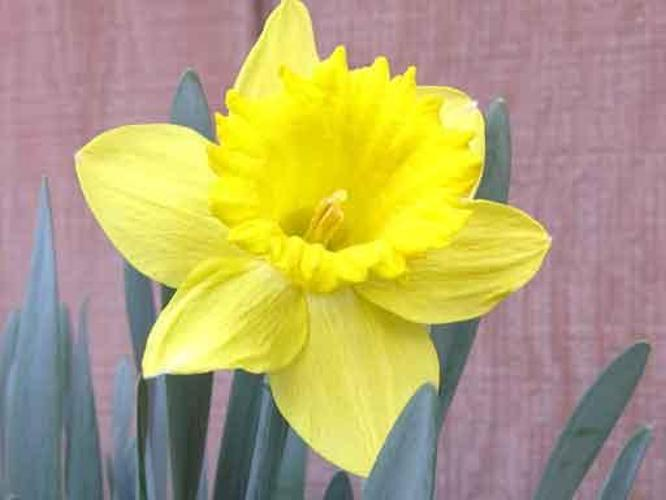
#> input picture Dataset/Dataset/input_images/easy/easy_1.jpg, 666 x 500 px
$ python main4.py
#> lines starting #> are read from the running program, lines starting #| are printed output that depends on the picture; after the words box and inside, x2 and y2 are one past the last pixel; in counts of white or black regions, pixels touching at a corner belong together; long printed decimals are rounded
import cv2
import numpy as np
import matplotlib.pyplot as plt
from skimage.metrics import structural_similarity as ssim


# Function to apply contrast stretching
def contrast_stretching(img):
    minval, maxval = np.min(img), np.max(img)
    stretched_img = ((img - minval) / (maxval - minval)) * 255
    return stretched_img


def calculate_ssim(image1, image2):
    # image3 = cv2.cvtColor(image1, cv2.COLOR_BGR2GRAY)
    similarity = ssim(image1, image2)
    return similarity

# Function to apply noise reduction
def noise_reduction(img):
    blurred_img = cv2.GaussianBlur(img, (9, 9), 100)
    return blurred_img


# Function to apply thresholding
def thresholding(img):
    _, binary_img = cv2.threshold(img, 33, 225, cv2.THRESH_BINARY)
    # binary_img[binary_img > 255] =
    return binary_img


# Function to segment the flower using color space conversion and thresholding
def segment_flower(image):
    # Convert to the HSV color space
    hsv_image = cv2.cvtColor(image, cv2.COLOR_BGR2HSV)
    # Use noise reduction
    hsv_image = noise_reduction(hsv_image)
    # Use only the hue value for segmentation
    hue_channel = hsv_image[:, :, 0]
    # Apply thresholding to the hue channel
    segmented_flower = thresholding(hue_channel)
    return segmented_flower.astype(np.uint8)


# Main processing function
def process_image(image_path, ground_truth_path):
    # Read the image and ground truth
    image = cv2.imread(image_path)
#> image is the input picture: shape (500, 666, 3); mean B, G, R 113.4, 165.4, 178.9
    ground_truth = cv2.imread(ground_truth_path, cv2.IMREAD_GRAYSCALE)
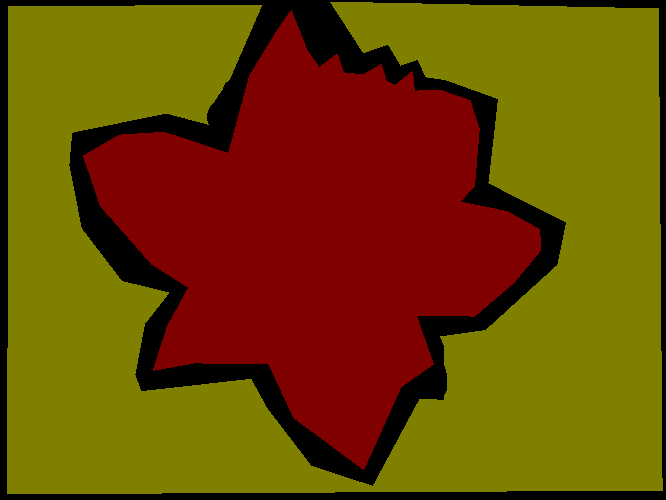
#> input picture Dataset/Dataset/ground_truths/easy/easy_1.png, 666 x 500 px
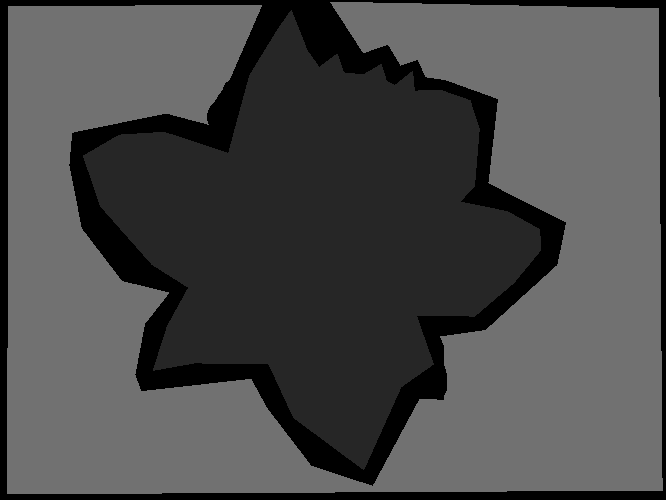
#> ground_truth: shape (500, 666); min 0, max 113, mean 73.6

    # Convert to grayscale
    gray_image = cv2.cvtColor(image, cv2.COLOR_BGR2GRAY)
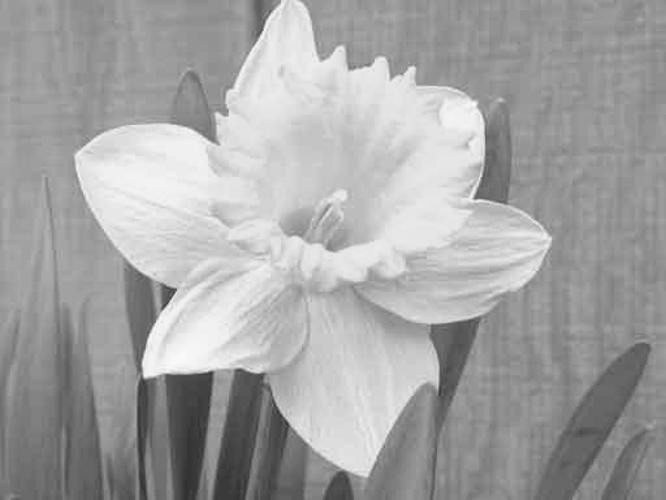
#> gray_image: shape (500, 666); min 48, max 250, mean 163.5

    # Noise reduction
    noise_reduced_image = noise_reduction(gray_image)

    # Contrast stretching
    contrast_stretched_image = contrast_stretching(noise_reduced_image)
#> in contrast_stretching, `minval, maxval = np.min(img), np.max(img)`: minval = 52; maxval = 248
#> in contrast_stretching, `stretched_img = ((img - minval) / (maxval - minval)) * 255`:
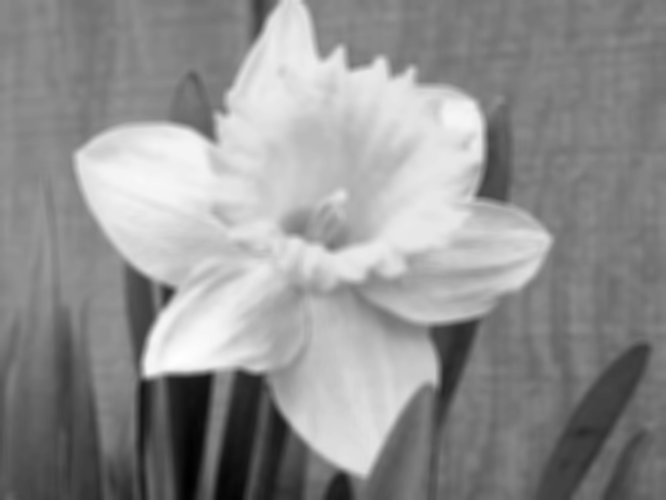
#> stretched_img: shape (500, 666) float64; min 0, max 255, mean 145.1

    # Convert to the HSV color space and extract the hue channel
    hsv_image = cv2.cvtColor(image, cv2.COLOR_BGR2HSV)
#> hsv_image: shape (500, 666, 3); mean H, S, V 101, 99.6, 184.4
    hue_channel = hsv_image[:, :, 0]
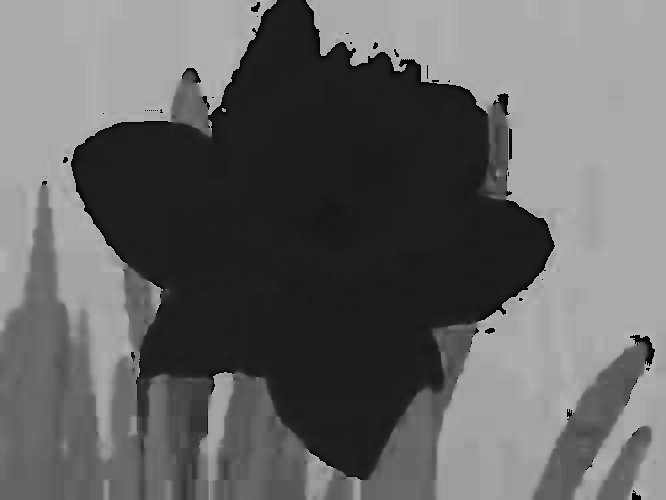
#> hue_channel: shape (500, 666); min 0, max 179, mean 101

    # Apply thresholding to create a binary image
    binary_thresholded_image = thresholding(hue_channel)
#> in thresholding, `_, binary_img = cv2.threshold(img, 33, 225, cv2.THRESH_BINARY)`:
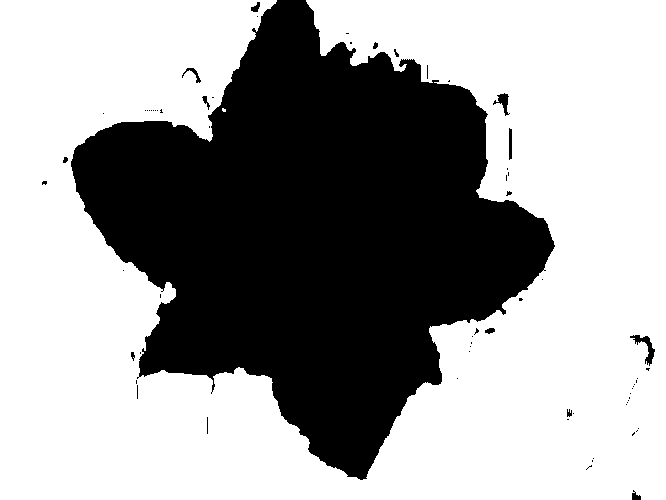
#> binary_img: shape (500, 666); values 0 (black) and 225 (white), 62.6% white; 68 black regions (54 under 20 px), largest, box (x1, y1, x2, y2) and area: (71, 0, 555, 480) 123621, (630, 335, 655, 366) 234, (493, 93, 510, 116) 150

    # inverted_ground_truth = 255 - ground_truth

    # Display the images
    plt.figure(figsize=(25, 20))

    plt.subplot(331)
    plt.imshow(cv2.cvtColor(image, cv2.COLOR_BGR2RGB))
    plt.title('Original Image')
    plt.axis('off')

    plt.subplot(332)
    plt.imshow(gray_image, cmap='gray')
    plt.title('Grayscale Image')
    plt.axis('off')

    plt.subplot(333)
    plt.imshow(noise_reduced_image, cmap='gray')
    plt.title('Noise Reduced Image')
    plt.axis('off')

    plt.subplot(334)
    plt.imshow(contrast_stretched_image, cmap='gray')
    plt.title('Contrast Stretched Image')
    plt.axis('off')

    plt.subplot(335)
    plt.imshow(hue_channel, cmap='gray')
    plt.title('Hue Channel Image')
    plt.axis('off')

    plt.subplot(336)
    plt.imshow(binary_thresholded_image, cmap='gray')
    plt.title('Binary Thresholded Image')
    plt.axis('off')

    plt.subplot(337)
    plt.imshow(ground_truth, cmap='gray')
    plt.title('Binary Thresholded Image')
    plt.axis('off')
    plt.show()
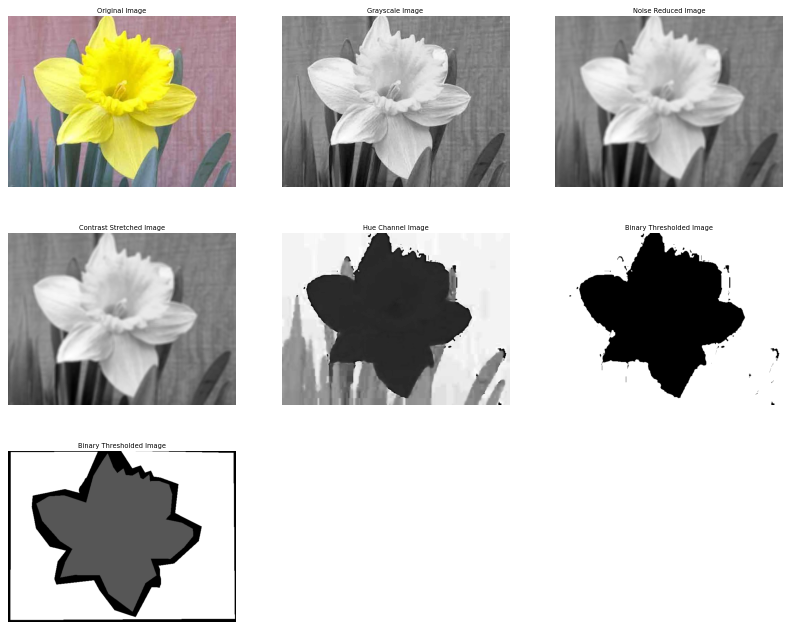
#> figure drawn by matplotlib, 7 panels

    # Save the binary image
    output_path = image_path.replace('.jpg', '_binary.jpg')
    cv2.imwrite(output_path, binary_thresholded_image)

    # Evaluate and print the IoU score for evaluation
    iou_score = np.sum((binary_thresholded_image > 0) & (ground_truth > 0)) / np.sum(
        (binary_thresholded_image > 0) | (ground_truth > 0))
#> iou_score = 0.574
    print(f"The Intersection over Union (IoU) score is: {iou_score}")
#| The Intersection over Union (IoU) score is: 0.5744

    similarity = calculate_ssim(binary_thresholded_image, ground_truth)
#> in calculate_ssim, `similarity = ssim(image1, image2)`: similarity = 0.429
#> similarity = 0.429
    print("SSIM:", similarity)
#| SSIM: 0.4288
    return output_path


# Replace with the actual path of your images
image_path = 'Dataset/Dataset/input_images/easy/easy_1.jpg'
ground_truth_path = 'Dataset/Dataset/ground_truths/easy/easy_1.png'
process_image(image_path, ground_truth_path)
